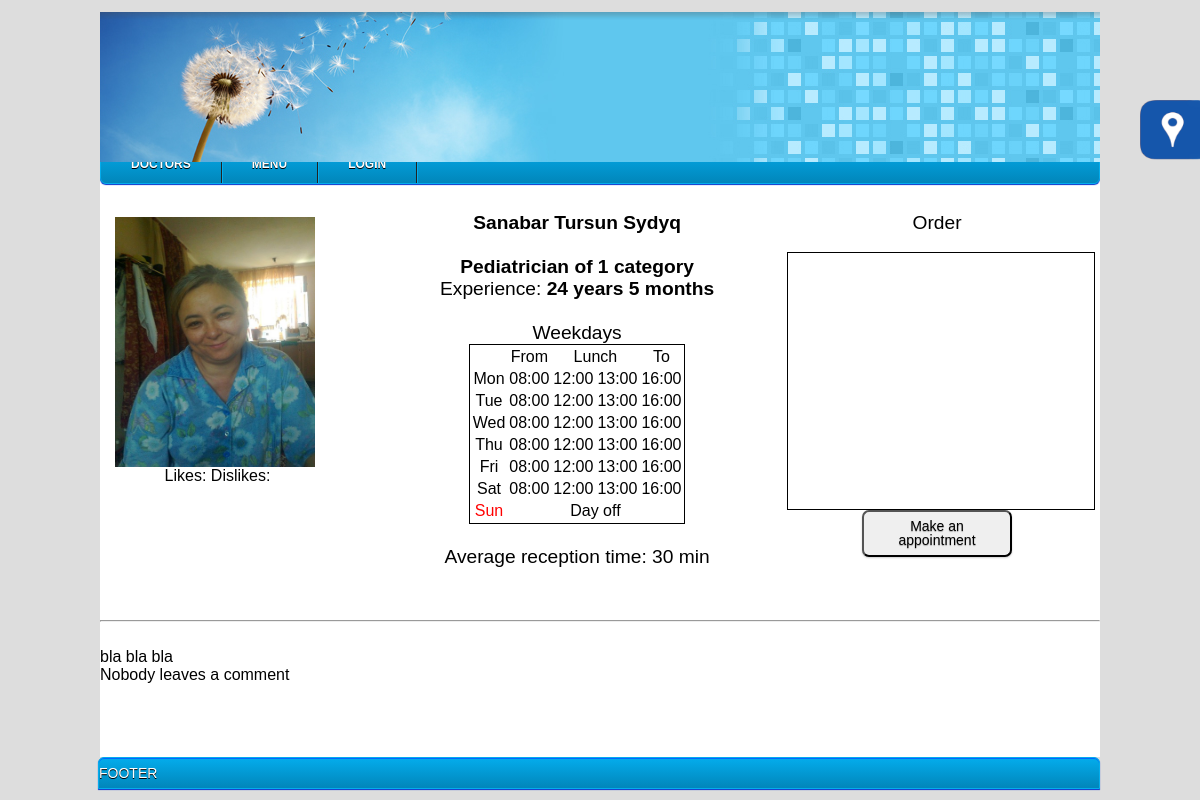
The page /index.php?doctor=32 on the database its author committed.
### tables this page shows
CREATE TABLE IF NOT EXISTS `Employee` (
  `Emp_ID` int(11) NOT NULL,
  `Class` int(11) NOT NULL,
  `First_Name` varchar(30) NOT NULL,
  `Surname` varchar(25) NOT NULL,
  `Middle_Name` varchar(30) DEFAULT NULL,
  `Prof` int(3) NOT NULL,
  `CarierStart` date NOT NULL,
  `Category` int(1) DEFAULT '5',
  `Phone_num` varchar(13) DEFAULT NULL,
  `Passport_data` varchar(30) NOT NULL,
  `Receipt_Date` date NOT NULL,
  `Image` varchar(50) NOT NULL,
  `CurriculumVitae` longtext NOT NULL
);

CREATE TABLE IF NOT EXISTS `Staff` (
  `Id` int(11) NOT NULL,
  `Name` varchar(30) NOT NULL,
  `Salary` double NOT NULL,
  `Unit` int(1) NOT NULL,
  `Image` varchar(50) NOT NULL
);

CREATE TABLE IF NOT EXISTS `Schedule` (
  `Day_ID` int(10) NOT NULL,
  `Emp_ID` int(10) NOT NULL,
  `Day` varchar(3) NOT NULL,
  `Start` time NOT NULL,
  `Lunch_Start` time DEFAULT NULL,
  `Lunch_End` time DEFAULT NULL,
  `End` time DEFAULT NULL
);

CREATE TABLE IF NOT EXISTS `Reception` (
  `Emp_ID` int(10) NOT NULL,
  `Time` int(3) DEFAULT NULL
);

### pages/doctor.php (the view, shortened to what this page needs)
<?php
	if(isset($_GET[doctor])){
		$result = $mysqli->query("SELECT * FROM Employee WHERE Emp_ID=$_GET[doctor]");
		$data = $result->fetch_array();
		$result = $mysqli->query("SELECT Name FROM Staff WHERE Id = $data[Prof]");
		$dataFromStaff = $result->fetch_array();
		$result = $mysqli->query("SELECT * FROM `Schedule` WHERE Emp_ID = $_GET[doctor]") or die(mysql_error());
		$currentDate = date('m/d/Y');
		$diff = abs(strtotime($currentDate) - strtotime($data[CarierStart]));
		$years = floor($diff / (365*60*60*24));
		$months = floor(($diff - $years * 365*60*60*24) / (30*60*60*24));
		$query = $mysqli->query("SELECT Likes, Dislikes FROM Rating WHERE Emp_ID = $data[Emp_ID]");
		$rating = $query->fetch_array(MYSQLI_ASSOC);
		print "
			<div class='docInfo'>
				<div class='doc_photo_rating'>
					<img src='../images/$data[Image]'>
					<div class='rating'>
						Likes: $rating[Likes]";
						print "
						Dislikes: $rating[Dislikes]
					</div>
				</div>";
				$dfs = array();
				$workdays = array();
				while($dataFromSchedule = $result->fetch_array(MYSQLI_ASSOC)){
						$dfs[] = $dataFromSchedule;
						$workdays[] = $dataFromSchedule['Day'];
				}
						print "
				<div class='doc_about'>
						<center><big><b>$data[First_Name] $data[Middle_Name] $data[Surname]<br><br>
					$dataFromStaff[Name] of $data[Category] category <br>
					</b>Experience:<b> $years years $months months</b><br>
					<br>
					<table class='brd' id='textCenter'>
						<tr><td></td><td>From</td><td colspan='2'>Lunch</td><td style='text-align: center;'>To</td></tr>Weekdays";
						foreach($dfs as $row) if($row['Day'] == 'Mon') { print "<tr><td>Mon</td><td>" . date("H:i",strtotime($row['Start'])) . "</td>"; if($row[Lunch_Start] != $row[Lunch_End]){ print "<td>" . date("H:i",strtotime($row['Lunch_Start'])) . "</td><td>". date("H:i",strtotime($row['Lunch_End']))."</td>";} else print "<td colspan='2'>-</td>"; print "</td><td>".date("H:i", strtotime($row['End']))."</td> </tr>";}
						foreach($dfs as $row) if($row['Day'] == 'Tue') { print "<tr><td>Tue</td><td>" . date("H:i",strtotime($row['Start'])) . "</td>"; if($row[Lunch_Start] != $row[Lunch_End]){ print "<td>" . date("H:i",strtotime($row['Lunch_Start'])) . "</td><td>". date("H:i",strtotime($row['Lunch_End']))."</td>";} else print "<td colspan='2'>-</td>"; print "</td><td>".date("H:i", strtotime($row['End']))."</td> </tr>";}
						foreach($dfs as $row) if($row['Day'] == 'Wed') { print "<tr><td>Wed</td><td>" . date("H:i",strtotime($row['Start'])) . "</td>"; if($row[Lunch_Start] != $row[Lunch_End]){ print "<td>" . date("H:i",strtotime($row['Lunch_Start'])) . "</td><td>". date("H:i",strtotime($row['Lunch_End']))."</td>";} else print "<td colspan='2'>-</td>"; print "</td><td>".date("H:i", strtotime($row['End']))."</td> </tr>";}
						foreach($dfs as $row) if($row['Day'] == 'Thu') { print "<tr><td>Thu</td><td>" . date("H:i",strtotime($row['Start'])) . "</td>"; if($row[Lunch_Start] != $row[Lunch_End]){ print "<td>" . date("H:i",strtotime($row['Lunch_Start'])) . "</td><td>". date("H:i",strtotime($row['Lunch_End']))."</td>";} else print "<td colspan='2'>-</td>"; print "</td><td>".date("H:i", strtotime($row['End']))."</td> </tr>";}
						foreach($dfs as $row) if($row['Day'] == 'Fri') { print "<tr><td>Fri</td><td>" . date("H:i",strtotime($row['Start'])) . "</td>"; if($row[Lunch_Start] != $row[Lunch_End]){ print "<td>" . date("H:i",strtotime($row['Lunch_Start'])) . "</td><td>". date("H:i",strtotime($row['Lunch_End']))."</td>";} else print "<td colspan='2'>-</td>"; print "</td><td>".date("H:i", strtotime($row['End']))."</td> </tr>";}
						foreach($dfs as $row) if($row['Day'] == 'Sat') { print "<tr><td>Sat</td><td>" . date("H:i",strtotime($row['Start'])) . "</td>"; if($row[Lunch_Start] != $row[Lunch_End]){ print "<td>" . date("H:i",strtotime($row['Lunch_Start'])) . "</td><td>". date("H:i",strtotime($row['Lunch_End']))."</td>";} else print "<td colspan='2'>-</td>"; print "</td><td>".date("H:i", strtotime($row['End']))."</td> </tr>";}
						if (!in_array("Sun", $workdays)) print "<tr><td><font color='red'>Sun</font></td><td colspan='4' style='text-align:center'>Day off</td></tr>";
						print "
					</table>";
						$forOneRecp = $mysqli->query("SELECT `Time` FROM `Reception` WHERE Emp_ID = $_GET[doctor]");
					$oneRecp = $forOneRecp->fetch_array();
					if($oneRecp['Time']){
						print "<br>Average  reception time: ".$oneRecp['Time']." min";
					}
					print "</big></center>
				</div>
				<div id='orderView'>
					<center> <big> Order </big> </center> <br>
					<div id='orderAction'>
						<script>
							window.onload = function() {
								orderView($data[Emp_ID]);
							};
						</script>
					</div>
					<center><button class='button' onClick='hiddenShow(\"b1\"); ";
							if(!$_SESSION['log'])
									echo "unregVisitorForm(".$data[Emp_ID].");'";
								else
									echo "datePicker($data[Emp_ID], ".$_SESSION[userData][ID].", 0);'";
							print " id='button11'>Make an appointment</button></center><br>
				</div>
			</div>
			<hr><br>$data[CurriculumVitae]<br>";
		$result = $mysqli->query("SELECT * FROM Emp_comments WHERE Emp_ID = $data[Emp_ID] ORDER by `Date` DESC") or die(mysql_error());
		$comments = $result->fetch_array();
		if($comments){
			do
			{
				$res = $mysqli->query("SELECT First_Name, Second_Name, ID FROM patients WHERE ID = $comments[Patient_Id]") or die(mysql_error());
				$patientData = $res->fetch_array();
				print "<div class='comment_block'>";
							if($_SESSION['class'] == 4 and $patientData[ID] == $_SESSION[userData][ID])
								print "$comments[Text] <a href='../phpHendlers/commentDeleting.php?id=$comments[Emp_comments_ID]&from=$data[Emp_ID]' style='text-decoration: none; text-color: grey'>&#10005</a><br>";
							else
								print "$comments[Text]<br>";
				print "<div class='comment_signiture'>$patientData[First_Name] $patientData[Second_Name]</div></div>";
			}
			while($comments = $result->fetch_array());
		}else{
			print '<centr>Nobody leaves a comment<br></center>';
		}
    }
?>

### styles/css.css (style rules this page uses)
* { font-family: Arial; }
body { background-color: #ddd; }
.button, input[type="submit"] { width: 100px; display: inline-block; outline: none; cursor: pointer; text-align: center; text-decoration: none; font: 14px/100% Arial, Helvetica, sans-serif; padding: .5em 2em .55em; text-shadow: 0 1px 1px rgba(0,0,0,.3); -webkit-border-radius: .5em; -moz-border-radius: .5em; border-radius: .5em; -webkit-box-shadow: 0 1px 2px rgba(0,0,0,.2); -moz-box-shadow: 0 1px 2px rgba(0,0,0,.2); box-shadow: 0 1px 2px rgba(0,0,0,.2); }
#button11 { width: 150px; }
.brd { border: 1px solid black; }
#textCenter td { text-align: center; }
.docInfo { margin: 0px 10px; min-height: 400; }
.doc_photo_rating { width: 205px; height: 270px; float: left; padding: 5 0 0 5; }
.doc_photo_rating img { width: 200px; height: 250px; float: top; }
.rating { text-align: center; }
.doc_about { margin-left: 120px; float: left; }
#orderView { float: right; width: 300px; height: 250px; margin: 0px 3px 3px 10px; }
#orderAction { width: 300px; height: 250px; padding: 3px 3px 3px 3px; border: solid black 1px; overflow: auto; }

### rows shown on the page
employee: Image (picture), First_Name "Sanabar", Middle_Name "Tursun", Surname "Sydyq", Category "1", CurriculumVitae "bla bla bla"
staff: Name "Pediatrician"
schedule: Start "08:00", Lunch_Start "12:00", Lunch_End "13:00", End "16:00"
schedule: Start "08:00", Lunch_Start "12:00", Lunch_End "13:00", End "16:00"
schedule: Start "08:00", Lunch_Start "12:00", Lunch_End "13:00", End "16:00"
schedule: Start "08:00", Lunch_Start "12:00", Lunch_End "13:00", End "16:00"
schedule: Start "08:00", Lunch_Start "12:00", Lunch_End "13:00", End "16:00"
schedule: Start "08:00", Lunch_Start "12:00", Lunch_End "13:00", End "16:00"
reception: Time "30"
